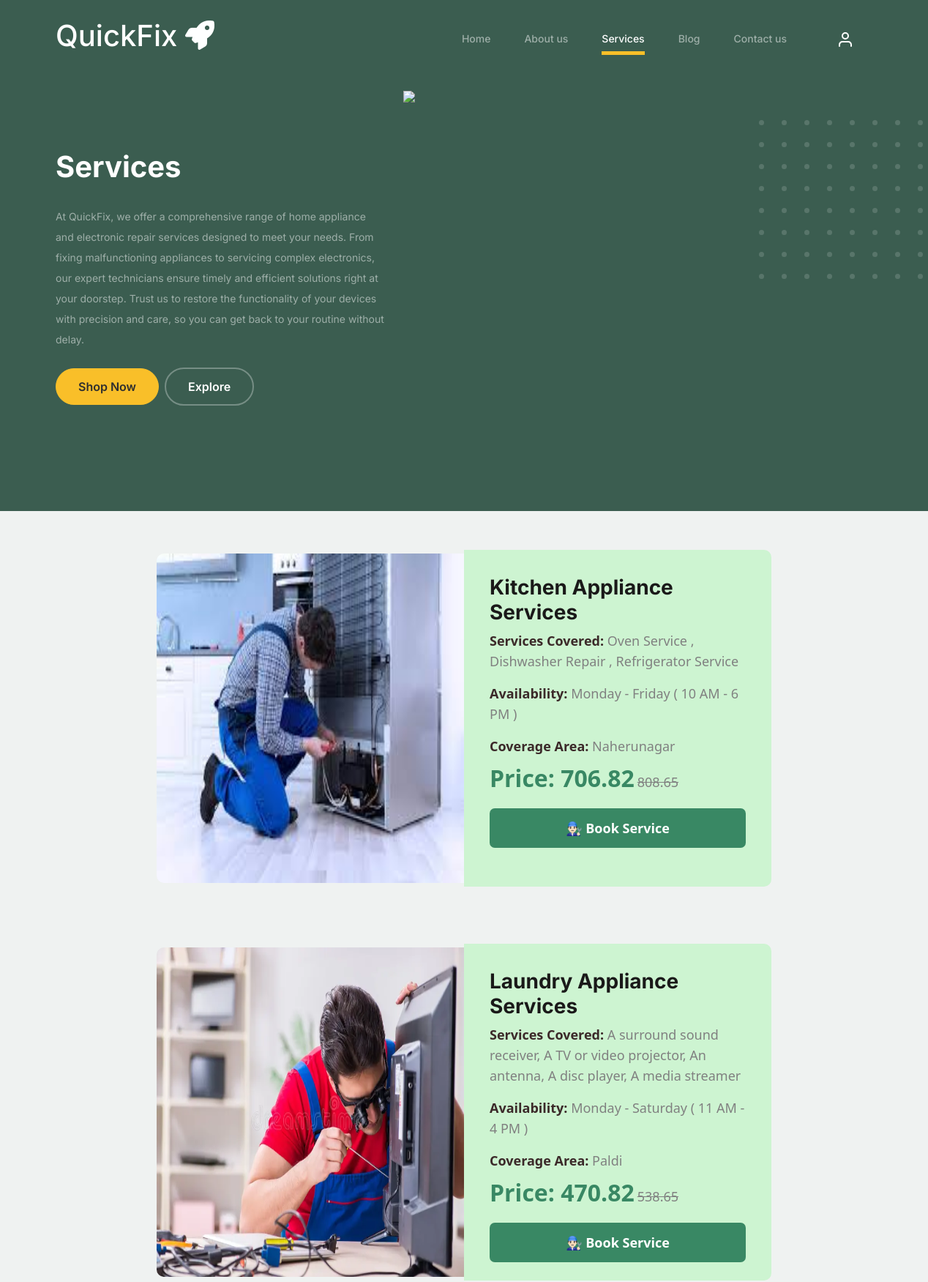
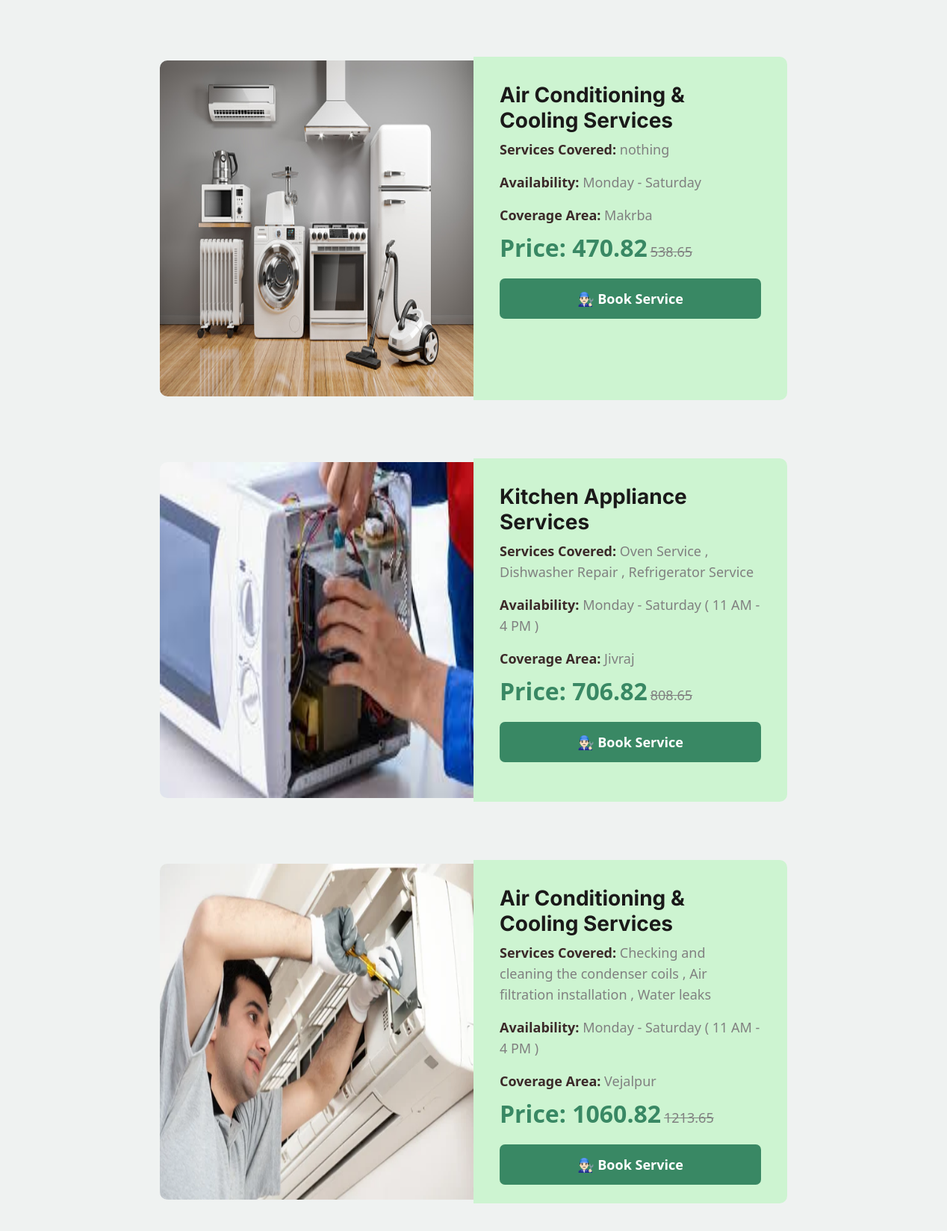
/services (upper part), run on the app's committed database (2 pictures, top to bottom).
### QuickFix/models.py (models this page shows)
class ServiceDetail(models.Model):
    id = models.AutoField(primary_key=True)
    category = models.CharField(max_length=100)
    area = models.CharField(max_length=100)
    avilable = models.CharField(max_length=100)
    price = models.IntegerField()
    experience = models.CharField(max_length=100)
    payment_methods = models.CharField(max_length=100)
    desc = models.CharField(max_length=250)
    service_image = models.ImageField(upload_to='static/service_photo/', max_length=250)
    certificate = models.ImageField(upload_to='static/service_photo/', max_length=250)
    email = models.CharField(max_length=100, null=True, blank=True)
    @property
    def new_price(self):
        return self.price + (self.price * 0.18)

### QuickFix/views.py (the view, shortened to what this page needs)
# urls.py: path('services',views.services,name='services'),
def services(request, service_id=None):
    data = ServiceDetail.objects.all()
    for item in data:
        item.old_price = item.price + (item.price * 0.35)
    return render(request, 'Services.html', {'data': data})

### templates/Services.html (shortened to what this page needs)
<!doctype html>
<html lang="en">
<head>
	<link href="/static/css/bootstrap.min.css" rel="stylesheet">
	<link href="https://cdnjs.cloudflare.com/ajax/libs/font-awesome/6.0.0-beta3/css/all.min.css" rel="stylesheet">
	<link href="/static/css/tiny-slider.css" rel="stylesheet">
	<link href="/static/css/style.css" rel="stylesheet">
</head>
<body>
	<nav class="custom-navbar navbar navbar navbar-expand-md navbar-dark bg-dark" arial-label="Furni navigation bar">
		<div class="container">
			<a class="navbar-brand" href="{% url 'home-page' %}">
				<h1>QuickFix <i class="fa fa-rocket"></h1></i>
			</a>
			<div class="collapse navbar-collapse" id="navbarsFurni">
				<ul class="custom-navbar-nav navbar-nav ms-auto mb-2 mb-md-0">
					<li class="nav-item ">
						<a class="nav-link" href="{% url 'home-page' %}">Home</a>
					</li>
					<li><a class="nav-link" href="{% url 'about-us' %}">About us</a></li>
					<li class="active"><a class="nav-link" href="{% url 'services' %}">Services</a></li>
					<li><a class="nav-link" href="{% url 'blog' %}">Blog</a></li>
					<li><a class="nav-link" href="{% url 'contact-us' %}">Contact us</a></li>
				</ul>
				<ul class="custom-navbar-cta navbar-nav mb-2 mb-md-0 ms-5">
					<li><a class="nav-link" href="#"><img src="/static/images/user.svg"></a></li>
				</ul>
			</div>
		</div>
	</nav>
	<div class="hero">
		<div class="container">
			<div class="row justify-content-between">
				<div class="col-lg-5">
					<div class="intro-excerpt">
						<h1>Services</h1>
						<p class="mb-4">At QuickFix, we offer a comprehensive range of home appliance and electronic
							repair services designed to meet your needs. From fixing malfunctioning appliances to
							servicing complex electronics, our expert technicians ensure timely and efficient solutions
							right at your doorstep. Trust us to restore the functionality of your devices with precision
							and care, so you can get back to your routine without delay.
						</p>
						<p><a href="" class="btn btn-secondary me-2">Shop Now</a><a href="#"
								class="btn btn-white-outline">Explore</a></p>
					</div>
				</div>
				<div class="col-lg-7">
					<div class="hero-img-wrap">
						&nbsp;&nbsp;&nbsp;&nbsp;&nbsp;<img src="/static/images/repair-guy.png" class="img-fluid">
					</div>
				</div>
			</div>
		</div>
	</div>
	{% for item in data %}
	<div class="container1">
		<div class="image1">
			<img class="desk" src="{{ item.service_image.url }}" alt="Not Found">
		</div>
		<div class="product">
			<h3>{{ item.category }}</h3>
			<p> <b style="color: rgb(59, 41, 41) !important;">Services Covered: </b> {{ item.desc }} </p>
			<p> <b style="color: rgb(59, 41, 41) !important;">Availability: </b>  {{ item.avilable }} </p>
			<p> <b style="color: rgb(59, 41, 41) !important;">Coverage Area: </b>{{ item.area }} </p>
			<span class="price">Price: {{ item.new_price|floatformat:2 }}</span>
			<span class="old-price">{{ item.old_price|floatformat:2 }}</span>
			<a class="add-card" href="{% url 'book_service' item.id %}" style="font-weight: 600; font-size: large;">👨🏻‍🔧 Book Service</a>
		</div>
	</div>
{% endfor %}
</body>
</html>

### static/css/style.css (style rules this page uses)
body { overflow-x: hidden; position: relative; }
body { font-family: "Inter", sans-serif; font-weight: 400; line-height: 28px; color: #6a6a6a; font-size: 14px; background-color: #eff2f1; }
a { text-decoration: none; -webkit-transition: .3s all ease; -o-transition: .3s all ease; transition: .3s all ease; color: #2f2f2f; text-decoration: underline; }
.custom-navbar { background: #3b5d50 !important; padding-top: 20px; padding-bottom: 20px; }
.custom-navbar .navbar-brand { font-size: 32px; font-weight: 600; }
@media (min-width: 992px) { .custom-navbar .custom-navbar-nav li { margin-left: 15px; margin-right: 15px; } }
.custom-navbar .custom-navbar-nav li a { font-weight: 500; color: #ffffff !important; opacity: .5; -webkit-transition: .3s all ease; -o-transition: .3s all ease; transition: .3s all ease; position: relative; }
@media (min-width: 768px) { .custom-navbar .custom-navbar-nav li a:before { content: ""; position: absolute; bottom: 0; left: 8px; right: 8px; background: #f9bf29; height: 5px; opacity: 1; visibility: visible; width: 0; -webkit-transition: .15s all ease-out; -o-transition: .15s all ease-out; transition: .15s all ease-out; } }
.custom-navbar .custom-navbar-nav li.active a { opacity: 1; }
.custom-navbar .custom-navbar-nav li.active a:before { width: calc(100% - 16px); }
.custom-navbar .custom-navbar-cta { margin-left: 0 !important; -webkit-box-orient: horizontal; -webkit-box-direction: normal; -ms-flex-direction: row; flex-direction: row; }
@media (min-width: 768px) { .custom-navbar .custom-navbar-cta { margin-left: 40px !important; } }
.custom-navbar .custom-navbar-cta li { margin-left: 0px; margin-right: 0px; }
.custom-navbar .custom-navbar-cta li:first-child { margin-right: 20px; }
.hero { background: #3b5d50; padding: calc(4rem - 30px) 0 0rem 0; }
@media (min-width: 768px) { .hero { padding: calc(4rem - 30px) 0 4rem 0; } }
@media (min-width: 992px) { .hero { padding: calc(8rem - 30px) 0 8rem 0; } }
.hero .intro-excerpt { position: relative; z-index: 4; }
@media (min-width: 992px) { .hero .intro-excerpt { max-width: 450px; } }
.hero h1 { font-weight: 700; color: #ffffff; margin-bottom: 30px; }
.hero p { color: rgba(255, 255, 255, 0.5); margin-botom: 30px; }
.hero .hero-img-wrap { position: relative; }
.hero .hero-img-wrap img { position: relative; top: 0px; right: 0px; z-index: 2; max-width: 780px; left: -20px; }
@media (min-width: 768px) { .hero .hero-img-wrap img { right: 0px; left: -100px; } }
@media (min-width: 992px) { .hero .hero-img-wrap img { left: 0px; top: -80px; position: absolute; right: -50px; } }
@media (min-width: 1200px) { .hero .hero-img-wrap img { left: 0px; top: -80px; right: -100px; } }
.hero .hero-img-wrap:after { content: ""; position: absolute; width: 255px; height: 217px; background-image: url("../images/dots-light.svg"); background-size: contain; background-repeat: no-repeat; right: -100px; top: -0px; }
@media (min-width: 1200px) { .hero .hero-img-wrap:after { top: -40px; } }
.btn { font-weight: 600; padding: 12px 30px; border-radius: 30px; color: #ffffff; background: #2f2f2f; border-color: #2f2f2f; }
.btn.btn-secondary { color: #2f2f2f; background: #f9bf29; border-color: #f9bf29; }
.btn.btn-white-outline { background: transparent; border-width: 2px; border-color: rgba(255, 255, 255, 0.3); }

### data on the page
ServiceDetail: service_image (picture), category "Kitchen Appliance Services", desc "Oven Service , Dishwasher Repair , Refrigerator Service", avilable "Monday - Friday ( 10 AM - 6 PM )", area "Naherunagar", new_price "706.82", old_price "808.65"
ServiceDetail: service_image (picture), category "Laundry Appliance Services", desc "A surround sound receiver, A TV or video projector, An antenna, A disc player, A media streamer", avilable "Monday - Saturday ( 11 AM - 4 PM )", area "Paldi", new_price "470.82", old_price "538.65"
ServiceDetail: service_image (picture), category "Air Conditioning & Cooling Services", desc "nothing", avilable "Monday - Saturday", area "Makrba", new_price "470.82", old_price "538.65"
ServiceDetail: service_image (picture), category "Kitchen Appliance Services", desc "Oven Service , Dishwasher Repair , Refrigerator Service", avilable "Monday - Saturday ( 11 AM - 4 PM )", area "Jivraj", new_price "706.82", old_price "808.65"
ServiceDetail: service_image (picture), category "Air Conditioning & Cooling Services", desc "Checking and cleaning the condenser coils , Air filtration installation , Water leaks", avilable "Monday - Saturday ( 11 AM - 4 PM )", area "Vejalpur", new_price "1060.82", old_price "1213.65"
